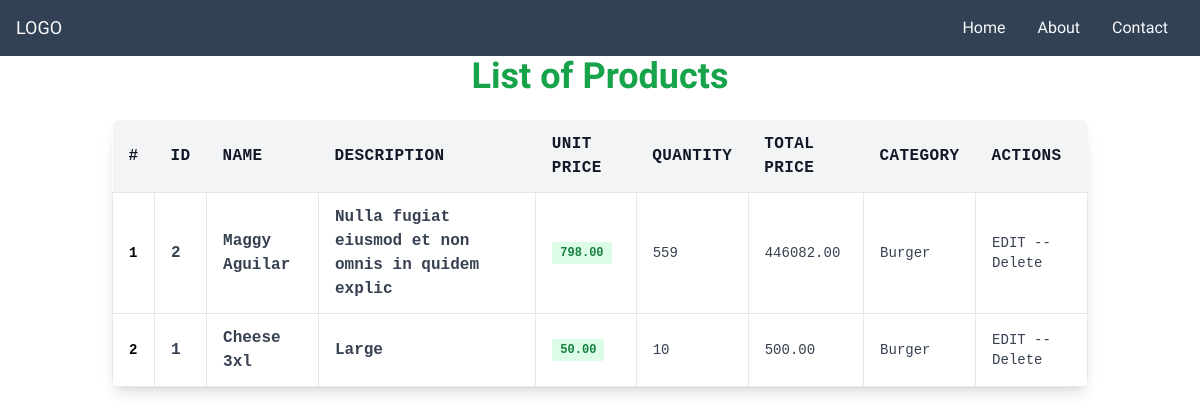
/shopapp/list, run on an earlier commit of the app's database.
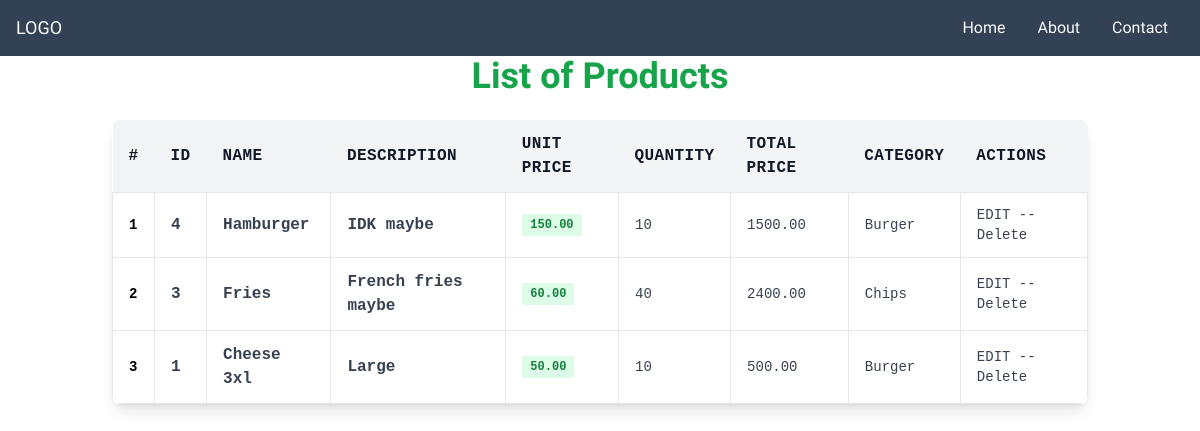
And on a later commit of the database.
### myApp/models.py (models this page shows, shortened)
class Product(models.Model):
    product_name = models.CharField(max_length=50)
    slug = models.SlugField(null=True, blank=True)
    details = models.CharField(max_length=50, null=True)
    unit_price = models.DecimalField(max_digits=8, decimal_places=2, default=0)
    quantity = models.IntegerField(default=0)
    total_price = models.DecimalField(max_digits=8, decimal_places=2, default=0)
    purchase_date = models.DateTimeField(auto_now_add=True)
    images = models.FileField(upload_to='photos/products')
    category = models.ForeignKey(Category, on_delete=models.CASCADE)
    created_date = models.DateField(auto_now_add=True)
    modified_date = models.DateField(auto_now=True)

class Category(models.Model):
    category_name = models.CharField(max_length=50)
    slug = models.SlugField(null=True, blank=True)
    details = models.CharField(max_length=50, null=True)

### myApp/views.py (the view)
# urls.py: path('list', views.listProduct, name='list'),
def listProduct(request, category_slug=None):
    categories = None
    products = None
    if category_slug != None:
        categories = get_object_or_404(Category, slug=category_slug)
        products = Product.objects.filter(category=categories)
    else:
        products = Product.objects.all().order_by('-id')
    context = {'products': products,}
    return render(request, 'ShopApp/listProduct.html', context)

### myApp/templates/ShopApp/listProduct.html
{% extends 'base.html' %}
{% block content %}
    <div class="w-full">
      <h1 class="text-center font-extrabold text-4xl text-green-600">
        List of Products
      </h1>
      <section class="container mx-auto p-6 font-mono">
        <div class="w-full mb-8 overflow-hidden rounded-lg shadow-lg">
          <div class="w-full overflow-x-auto">
            <table class="w-full">
              <thead>
                <tr
                  class="text-md font-semibold tracking-wide text-left text-gray-900 bg-gray-100 uppercase border-b border-gray-600"
                >
                  <th class="px-4 py-3">#</th>
                  <th class="px-4 py-3">ID</th>
                  <th class="px-4 py-3">Name</th>
                  <th class="px-4 py-3">Description</th>
                  <th class="px-4 py-3">Unit Price</th>
                  <th class="px-4 py-3">Quantity</th>
                  <th class="px-4 py-3">Total Price</th>
                  <th class="px-4 py-3">Category</th>
                  <th class="px-4 py-3">Actions</th>
                </tr>
              </thead>
              <tbody class="bg-white">
                {% for prod in products %}
                <tr class="text-gray-700">
                  <td class="px-4 py-3 border">
                    <div class="flex items-center text-sm">
                      <p class="font-semibold text-black">{{ forloop.counter }}</p>
                    </div>
                  </td>
                  <td class="px-4 py-3 text-ms font-semibold border">{{ prod.id }}</td>
                  <td class="px-4 py-3 text-ms font-semibold border">{{ prod.product_name|title }}</td>
                  <td class="px-4 py-3 text-ms font-semibold border">{{ prod.details }}</td>
                  <td class="px-4 py-3 text-xs border">
                    <span
                      class="px-2 py-1 font-semibold leading-tight text-green-700 bg-green-100 rounded-sm"
                    >
                      {{ prod.unit_price }}
                    </span>
                  </td>
                  <td class="px-4 py-3 text-sm border">{{ prod.quantity }}</td>
                  <td class="px-4 py-3 text-sm border">{{ prod.total_price }}</td>
                  <td class="px-4 py-3 text-sm border">{{ prod.category.category_name }}</td>
                  <td class="px-4 py-3 text-sm border">EDIT -- Delete</td>
                </tr>
                {% endfor %}
              </tbody>
            </table>
          </div>
        </div>
      </section>
    </div>
{% endblock content %}

### myApp/templates/base.html (shortened to what this page needs)
<!DOCTYPE html>
<html lang="en">
  <head>
    <script src="https://cdn.tailwindcss.com"></script>
  </head>
  <body
    class="leading-normal tracking-normal text-gray-900"
    style="font-family: 'Source Sans Pro', sans-serif"
  >
    <div class="wrapper">
      <header class="nav">
        <nav
          class="flex flex-wrap items-center justify-between w-full py-4 md:py-0 px-4 text-lg text-slate-50 bg-slate-700"
        >
          <div>
            <a href="#"> LOGO </a>
          </div>
          <div
            class="hidden w-full md:flex md:items-center md:w-auto"
            id="menu"
          >
            <ul
              class="pt-4 text-base text-slate-50 md:flex md:justify-between md:pt-0"
            >
              <li>
                <a href="#" class="md:p-4 py-2 block hover:text-purple-400"
                  >Home</a
                >
              </li>
              <li>
                <a href="#" class="md:p-4 py-2 block hover:text-purple-400"
                  >About</a
                >
              </li>
              <li>
                <a href="#" class="md:p-4 py-2 block hover:text-purple-400"
                  >Contact</a
                >
              </li>
            </ul>
          </div>
        </nav>
      </header>
      <div class="content">{% block content %} {% endblock content %}</div>
    </div>
  </body>
</html>

What changed in the data, as far as the page shows it:
removed Product: id "2", product_name "Maggy Aguilar", details "Nulla fugiat eiusmod et non omnis in quidem explic", unit_price "798.00", quantity "559", total_price "446082.00", category.category_name "Burger"
added Product: id "4", product_name "Hamburger", details "IDK maybe", unit_price "150.00", quantity "10", total_price "1500.00", category.category_name "Burger"
added Product: id "3", product_name "Fries", details "French fries maybe", unit_price "60.00", quantity "40", total_price "2400.00", category.category_name "Chips"
